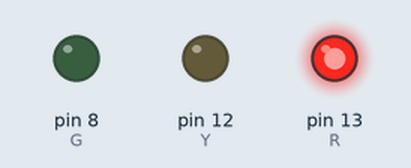
Simulated run of this sketch. Board: Arduino Uno, built with avr-gcc and run on an emulated ATmega328P. Parts: output pins drawn as LEDs (lit = HIGH).

Above: at 0.2 s.
At 0.7 s:
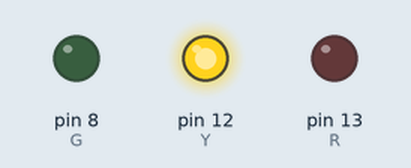
At 2.7 s:
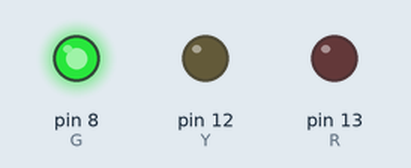
Timing chart, 0 to 3.5 s (numbered marks = the images above):
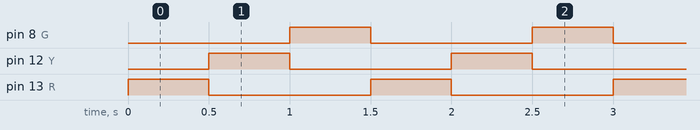

The sketch:

traffic.ino
```cpp
// Red, Yellow, Green 순으로 점등

int R = 13;
int Y = 12;
int G = 8;

void setup() {
pinMode(R, OUTPUT);
pinMode(Y, OUTPUT);
pinMode(G, OUTPUT);
}
void loop() {
    digitalWrite(R, HIGH);
    delay(500);
    // 0 볼트면 전류 흐르지 않음.
    // 그라운드랑 같으니까 평평한 물이라 보믄됨.
    digitalWrite(R, LOW);
    digitalWrite(Y, HIGH);

    delay(500);
    digitalWrite(Y, LOW);
    digitalWrite(G, HIGH);

    delay(500);
    digitalWrite(G, LOW);
}
```

Measured:
- by itself, pin 8 (G), pin 12 (Y), pin 13 (R): alternates HIGH for 0.50 s and LOW for 1.0 s
- by itself, everything shown: repeats every 1.5 s, in 4 steps
